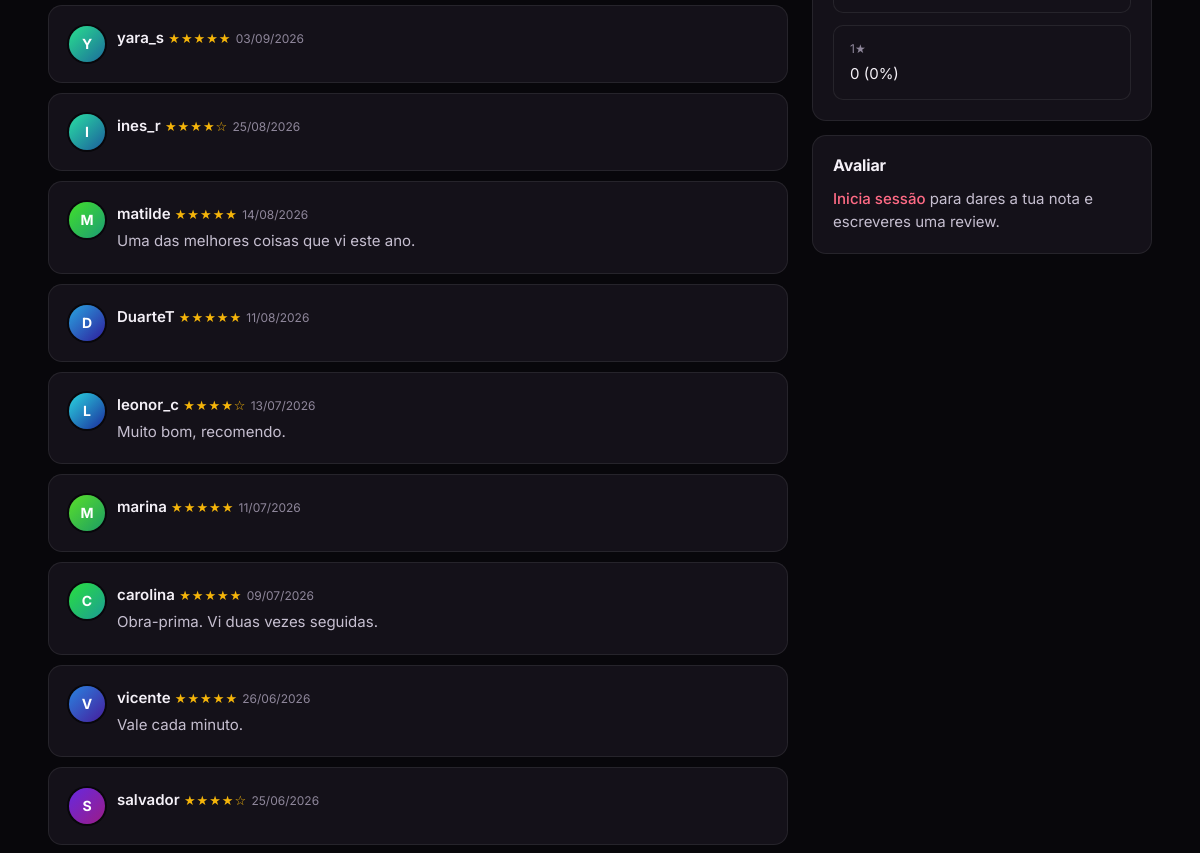
Before: /titulo.php?id=52 (middle part) with the older database file.
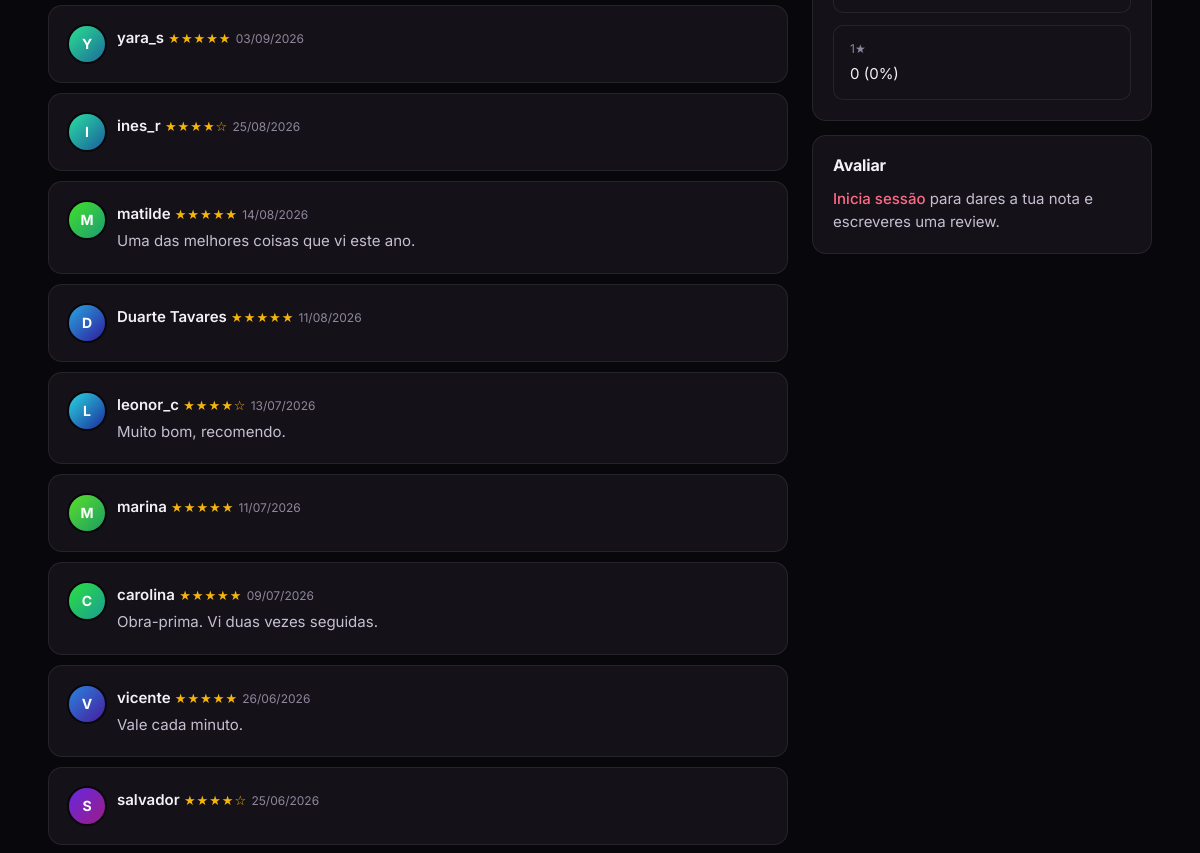
After: the same page with the newer database file.
### tables this page shows
CREATE TABLE avaliacoes (
    id INT AUTO_INCREMENT PRIMARY KEY,
    utilizador_id INT NOT NULL,
    titulo_id INT NOT NULL,
    nota TINYINT NOT NULL CHECK (nota BETWEEN 1 AND 5),
    review TEXT NULL,
    spoiler BOOLEAN NOT NULL DEFAULT 0,
    criado_em TIMESTAMP NOT NULL DEFAULT CURRENT_TIMESTAMP,
    editado_em DATETIME NULL,
    UNIQUE (utilizador_id, titulo_id),                
    FOREIGN KEY (utilizador_id) REFERENCES utilizadores(id) ON DELETE CASCADE,
    FOREIGN KEY (titulo_id) REFERENCES titulos(id) ON DELETE CASCADE
);

CREATE TABLE utilizadores (
    id INT AUTO_INCREMENT PRIMARY KEY,
    nome VARCHAR(20) NOT NULL UNIQUE,                 
    nome_exibicao VARCHAR(50) NULL,                   
    email VARCHAR(120) NOT NULL UNIQUE,
    email_verificado BOOLEAN NOT NULL DEFAULT 0,      
    email_pendente VARCHAR(120) NULL,                 
    password_hash VARCHAR(255) NULL,
    google_id VARCHAR(50) NULL UNIQUE,                
    google_email VARCHAR(120) NULL,
    bio VARCHAR(160) NOT NULL DEFAULT '',
    localizacao VARCHAR(40) NOT NULL DEFAULT '',
    cor SMALLINT NOT NULL DEFAULT 330,               
    foto MEDIUMBLOB NULL,                             
    foto_versao INT NOT NULL DEFAULT 0,               
    tema_banner ENUM('colina','pipocas','claquete','pelicula','marquise') NOT NULL DEFAULT 'colina',    
    banner MEDIUMBLOB NULL,                           
    banner_versao INT NOT NULL DEFAULT 0,             
    mostrar_listas BOOLEAN NOT NULL DEFAULT 1,        
    mostrar_seguidores BOOLEAN NOT NULL DEFAULT 1,    
    papel ENUM('utilizador','admin') NOT NULL DEFAULT 'utilizador',
    bloqueado BOOLEAN NOT NULL DEFAULT 0,
    notif_email BOOLEAN NOT NULL DEFAULT 0,           
    ultimo_login DATETIME NULL,
    criado_em TIMESTAMP NOT NULL DEFAULT CURRENT_TIMESTAMP
);

### titulo.php (the view, shortened to what this page needs)
<?php
require 'lib.php';
$id = (int)($_GET['id'] ?? 0);
$ordem = ($_GET['ordem'] ?? '') === 'melhores' ? 'a.nota DESC, a.criado_em DESC' : 'a.criado_em DESC';
$avaliacoes = linhas("SELECT a.*, u.nome, u.cor FROM avaliacoes a JOIN utilizadores u ON u.id = a.utilizador_id
                      WHERE a.titulo_id = ? ORDER BY $ordem", [$id]);
$minha = null;
$por_nota = array_fill(1, 5, 0);
foreach ($avaliacoes as $a) $por_nota[(int)$a['nota']]++;
require 'cabecalho.php';
?>
<div class="content"><div class="left">
  <div class="tabsbox">
    <div data-pane="reviews">
      <div class="dcols"><div>
        <?php foreach ($avaliacoes as $a): $eu_sou = $u && (int)$a['utilizador_id'] === (int)$u['id']; ?>
          <div class="box rv" id="av<?= (int)$a['id'] ?>"><?= avatar($a) ?><div>
            <b><?= link_perfil($a) ?></b> <?= estrelas($a['nota']) ?> <small><?= tempo($a['criado_em']) ?><?= $a['editado_em'] ? ' · editada' : '' ?></small>
            <?php if ($a['review']): ?>
              <?php if ($a['spoiler']): ?>
                <details class="spoiler-d"><summary>⚠ Esta review tem spoilers — carregar para ler</summary><p><?= nl2br(e($a['review'])) ?></p></details>
              <?php else: ?>
                <p><?= nl2br(e($a['review'])) ?></p>
              <?php endif; ?>
            <?php endif; ?>
          </div>
          </div>
        <?php endforeach; ?>
      </div><div>
        <div class="box"><h3>Classificação</h3>
          <?php if ($avaliacoes): ?>
            <div class="ig">
              <?php for ($n = 5; $n >= 1; $n--): ?><div><small><?= $n ?>★</small><?= $por_nota[$n] ?> (<?= (int)round($por_nota[$n] / count($avaliacoes) * 100) ?>%)</div><?php endfor; ?>
            </div>
          <?php endif; ?>
        </div>
        <div class="box"><h3><?= $minha ? 'A minha avaliação' : 'Avaliar' ?></h3>
          <?php if (!$u): ?>
            <p><a class="lk" href="login.php?voltar=<?= urlencode('titulo.php?id=' . $id . '#reviews') ?>">Inicia sessão</a> para dares a tua nota e escreveres uma review.</p>
          <?php endif; ?>
        </div>
      </div></div>
    </div>
  </div>
</div></div>
<?php require 'rodape.php'; ?>

### lib.php (shortened to what this page needs)
<?php
function bd(): PDO
{
    static $pdo = null;
    if ($pdo === null) {
        $dsn = getenv('TAVDEX_DSN') ?: 'mysql:host=' . BD_HOST . ';dbname=' . BD_NOME . ';charset=utf8mb4';
        try {
            $pdo = new PDO($dsn, BD_UTILIZADOR, BD_PASSWORD, [
                PDO::ATTR_ERRMODE => PDO::ERRMODE_EXCEPTION,
                PDO::ATTR_DEFAULT_FETCH_MODE => PDO::FETCH_ASSOC,
            ]);
        } catch (PDOException $e) {
            http_response_code(500);
            exit('<p style="font-family:sans-serif">Não foi possível ligar à base de dados. Confirma que o MySQL está ligado (no XAMPP ou nos Serviços do Windows), que a password em <b>config.php</b> está certa e que importaste <b>base_dados.sql</b> e <b>dados.sql</b>.</p>');
        }
    }
    return $pdo;
}
function sql(string $consulta, array $param = []): PDOStatement
{
    $st = bd()->prepare($consulta);
    $st->execute($param);
    return $st;
}
function linhas(string $consulta, array $param = []): array
{
    return sql($consulta, $param)->fetchAll();
}
function e($texto): string
{
    return htmlspecialchars((string)$texto, ENT_QUOTES, 'UTF-8');
}
function tempo(?string $data): string
{
    $s = time() - strtotime($data);
    if ($s < 2592000) return 'há ' . floor($s / 86400) . ' dias';
    return date('d/m/Y', strtotime($data));
}
function extras_utilizador(string $nome): array
{
    static $mapa = null;
    if ($mapa === null) {
        $mapa = [];
        foreach (linhas('SELECT id, nome, nome_exibicao, foto_versao FROM utilizadores WHERE nome_exibicao IS NOT NULL OR foto_versao > 0') as $r) {
            $mapa[$r['nome']] = $r;
        }
    }
    return $mapa[$nome] ?? [];
}
function nome_visivel(array $u): string
{
    $exibicao = $u['nome_exibicao'] ?? (extras_utilizador($u['nome'] ?? '')['nome_exibicao'] ?? null);
    return trim((string)$exibicao) !== '' ? $exibicao : ($u['nome'] ?? '');
}
function url_foto(array $u): ?string
{
    $extra = extras_utilizador($u['nome'] ?? '');
    $versao = (int)($u['foto_versao'] ?? ($extra['foto_versao'] ?? 0));
    $id = (int)(isset($u['foto_versao']) ? $u['id'] : ($extra['id'] ?? 0));
    return $versao > 0 && $id ? 'imagem.php?u=' . $id . '&t=foto&v=' . $versao : null;
}
function avatar(array $u, string $tamanho = 's'): string
{
    $foto = url_foto($u);
    $letra = mb_strtoupper(mb_substr(nome_visivel($u), 0, 1));
    return '<span class="av ' . $tamanho . '" style="--h:' . (int)$u['cor'] . '">' . e($letra) . '</span>';
}
function link_perfil(array $u): string
{
    return '<a class="lk-u" href="perfil.php?u=' . urlencode($u['nome']) . '" title="@' . e($u['nome']) . '">' . e(nome_visivel($u)) . '</a>';
}
function estrelas($nota): string
{
    $n = (int)round((float)$nota);
    return '<span class="sst" title="' . e(number_format((float)$nota, 1)) . ' de 5">' . str_repeat('★', $n) . str_repeat('☆', 5 - $n) . '</span>';
}

Changed rows visible on the page:
changed through a linked row, avaliacoes: utilizador.nome_exibicao "DuarteT" → "Duarte Tavares"
